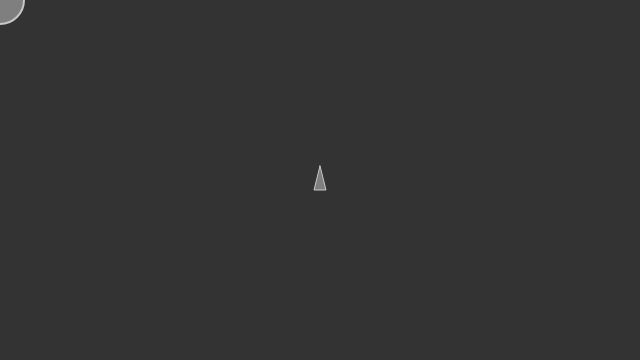
Frame 1 (no input)
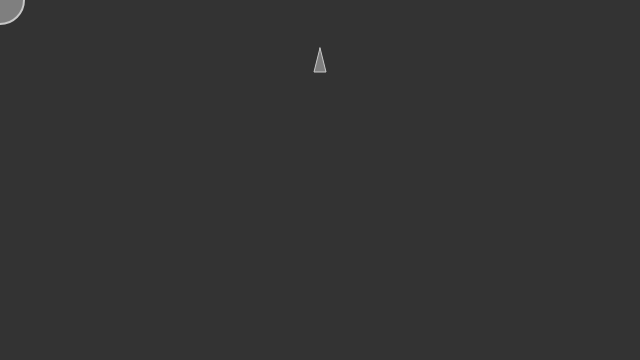
Frame 60 (no input)
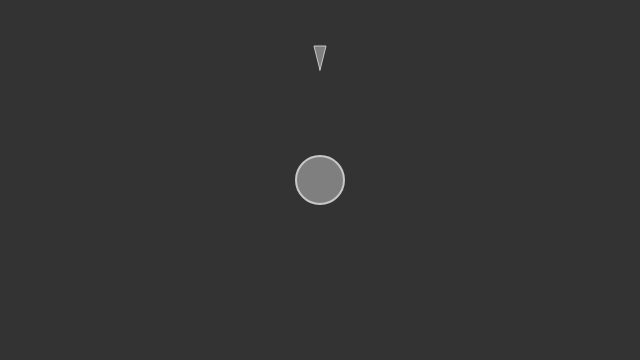
Frame 120 (the mouse pressed at the canvas centre since frame 60)

The p5.js sketch that drew these frames (run headless with seeded random() and noise() and a simulated clock; from frame 60 on, the mouse is pressed at the canvas centre):

// p5.js sketch
// ── sketch.js
let v;

function setup() {
  createCanvas(640, 360);
  v = new Vehicle(width / 2, height / 2);
}

function draw() {
  background(51);

  let mouse = createVector(mouseX, mouseY);

  // Draw an ellipse at the mouse position
  fill(127);
  stroke(200);
  strokeWeight(2);
  ellipse(mouse.x, mouse.y, 48, 48);

  // Call the appropriate steering behaviors for our agents
  v.wanderInsideArea(mouse);
  v.update();
  v.display();

}

// ── vehicle.js
class Vehicle {
    constructor(x, y) {
      this.acceleration = createVector(0, 0);
      this.velocity = createVector(0, -2);
      this.position = createVector(x, y);
      this.r = 6;
      this.maxspeed = 2;
      this.maxforce = 0.1;

      this.wanderTheta = PI/2;
    }
  
    // Method to update location
    update() {
      // Update velocity
      this.velocity.add(this.acceleration);
      // Limit speed
      this.velocity.limit(this.maxspeed);
      this.position.add(this.velocity);
      // Reset accelerationelertion to 0 each cycle
      this.acceleration.mult(0);
    }
  
    applyForce(force) {
      // We could add mass here if we want A = F / M
      this.acceleration.add(force);
    }
  
    // A method that calculates a steering force towards a target
    // STEER = DESIRED MINUS VELOCITY
    wanderInsideArea(target) {
      let d = 40;
      let avoidanceRadius = 120;
      let desired = null;
    
      let mouseVector = p5.Vector.sub(this.position, target);
      
      if(mouseVector.mag() < avoidanceRadius){
        this.flee(mouseVector)
      }
  
      if (this.position.x < d) {
        desired = createVector(this.maxspeed, this.velocity.y);
      } else if (this.position.x > width - d) {
        desired = createVector(-this.maxspeed, this.velocity.y);
      }
  
      if (this.position.y < d) {
        desired = createVector(this.velocity.x, this.maxspeed);
      } else if (this.position.y > height - d) {
        desired = createVector(this.velocity.x, -this.maxspeed);
      }
  
      if (desired !== null) {
        desired.normalize();
        desired.mult(this.maxspeed);
        let steer = p5.Vector.sub(desired, this.velocity);
        steer.limit(this.maxforce);
        this.applyForce(steer);
      }
    }

    flee(mouseVector){
      mouseVector.setMag(this.maxspeed);

      var steer = p5.Vector.sub(mouseVector, this.velocity);
      steer.limit(this.maxforce);
  
      this.applyForce(steer);
    }
  
    display() {
      // Draw a triangle rotated in the direction of velocity
      let theta = this.velocity.heading() + PI / 2;
      fill(127);
      stroke(200);
      strokeWeight(1);
      push();
      translate(this.position.x, this.position.y);
      rotate(theta);
      beginShape();
      vertex(0, -this.r * 2);
      vertex(-this.r, this.r * 2);
      vertex(this.r, this.r * 2);
      endShape(CLOSE);
      pop();
    }
  }
  
